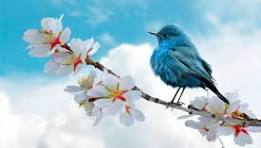
#> input picture Practicals/neg.png, 261 x 148 px
$ python 'pract 4_1.py'
#> lines starting #> are read from the running program, lines starting #| are printed output that depends on the picture
# Import OpenCV
import cv2
# Read the image in grayscale (0) or color (1)
img = cv2.imread('neg.png', 0) # Change 0 to 1 for color
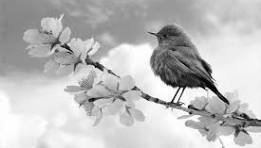
#> img: shape (148, 261); min 0, max 255, mean 188.9
# Create the negative image
negative = 255 - img
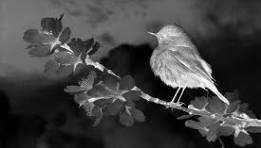
#> negative: shape (148, 261); min 0, max 255, mean 66.1
# Show original and negative side-by-side
import numpy as np
combined = np.hstack((img, negative))
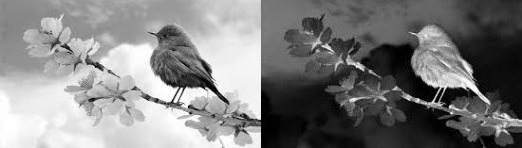
#> combined: shape (148, 522); min 0, max 255, mean 127.5
cv2.imshow('Original (Left) vs Negative (Right)', combined)
cv2.waitKey(0)
cv2.destroyAllWindows()
